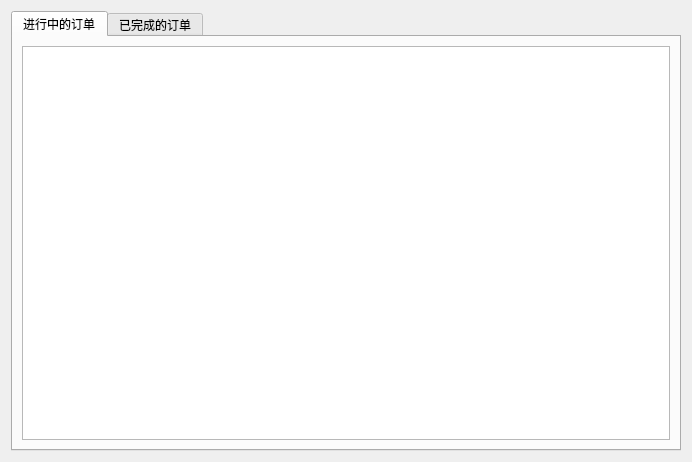
<?xml version="1.0" encoding="UTF-8"?>
<ui version="4.0">
 <class>billing_manager</class>
 <widget class="QWidget" name="billing_manager">
  <property name="geometry">
   <rect>
    <x>0</x>
    <y>0</y>
    <width>692</width>
    <height>462</height>
   </rect>
  </property>
  <property name="windowTitle">
   <string>Form</string>
  </property>
  <layout class="QGridLayout" name="gridLayout">
   <item row="0" column="0">
    <widget class="QTabWidget" name="tabWidget">
     <property name="currentIndex">
      <number>0</number>
     </property>
     <widget class="QWidget" name="tab">
      <attribute name="title">
       <string>进行中的订单</string>
      </attribute>
      <layout class="QGridLayout" name="gridLayout_3">
       <item row="0" column="0">
        <widget class="QTableWidget" name="ongoingOrderstableWidget"/>
       </item>
      </layout>
     </widget>
     <widget class="QWidget" name="tab_2">
      <attribute name="title">
       <string>已完成的订单</string>
      </attribute>
      <layout class="QGridLayout" name="gridLayout_2">
       <item row="0" column="0">
        <widget class="QTableWidget" name="completedOrderstableWidget"/>
       </item>
      </layout>
     </widget>
    </widget>
   </item>
  </layout>
 </widget>
 <resources/>
 <connections/>
</ui>
